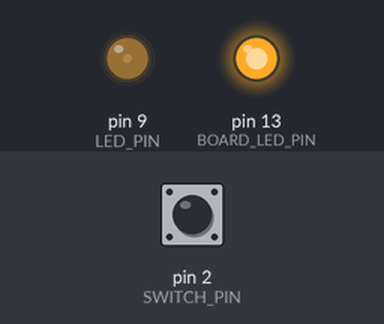
A sketch run on a simulated Arduino Uno, built with avr-gcc and run on an emulated ATmega328P. Parts: output pins drawn as LEDs (lit = HIGH). The inputs (shaded band) are chosen by the test bench; at power-on: pin 2 (SWITCH_PIN) HIGH.

Above: at 1.2 s.
1.3 s: pin 2 (SWITCH_PIN) pulled LOW for 3.2 s
At 1.6 s:
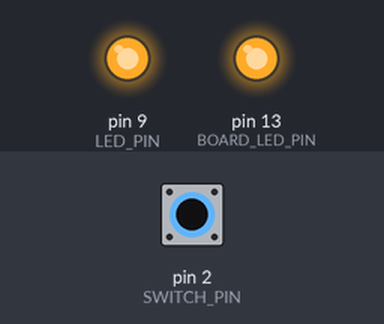
7.5 s: pin 2 (SWITCH_PIN) pulled LOW for 0.15 s
At 8.63 s:
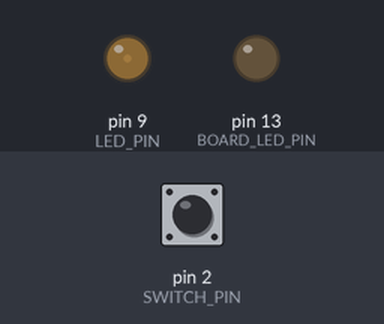
10.5 s: pin 2 (SWITCH_PIN) pulled LOW for 1 s
At 13.36 s:
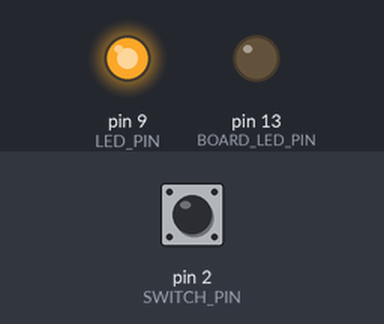
Timing chart, 0 to 19.5 s (numbered marks = the images above; inputs shaded):
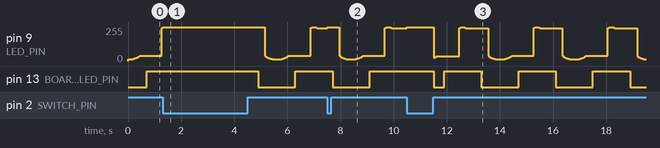

The sketch:

taillight.ino
```cpp
const uint8_t LED_PIN = 9;
// Onboard LED mirrors the pattern as on/off (pin 13 has no PWM), confirming the sketch runs.
const uint8_t BOARD_LED_PIN = LED_BUILTIN;
const float BOARD_LED_THRESHOLD = 0.5;

// Toggle switch from D2 to GND; the internal pull-up reads HIGH while it's open.
const uint8_t SWITCH_PIN = 2;

const float GAMMA = 2.2;
const float MIN_LEVEL = 0.25;

const unsigned long PULSE_MS = 2800;

float pulseWave(unsigned long now) {
  float phase = (now % PULSE_MS) / float(PULSE_MS);
  return 0.5 - 0.5 * cos(phase * TWO_PI);
}

uint8_t toPwm(float wave) {
  float level = MIN_LEVEL + (1.0 - MIN_LEVEL) * wave;
  return round(pow(level, GAMMA) * 255);
}

bool steadySelected() {
  return digitalRead(SWITCH_PIN) == LOW;
}

void setup() {
  pinMode(LED_PIN, OUTPUT);
  pinMode(BOARD_LED_PIN, OUTPUT);
  pinMode(SWITCH_PIN, INPUT_PULLUP);
}

void loop() {
  float wave = steadySelected() ? 1.0 : pulseWave(millis());
  analogWrite(LED_PIN, toPwm(wave));
  digitalWrite(BOARD_LED_PIN, wave >= BOARD_LED_THRESHOLD ? HIGH : LOW);
}
```

Measured:
- by itself, pin 13 (BOARD_LED_PIN): repeats every 2.8 s: HIGH 1.4 s, LOW 1.4 s
